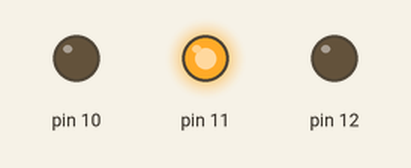
Bench run of a sketch on a simulated Arduino Uno, built with avr-gcc and run on an emulated ATmega328P. Parts: output pins drawn as LEDs (lit = HIGH). What the sketch prints to the serial monitor is not drawn.

Above: at 0.2 s.
At 1.2 s:
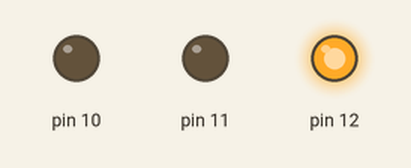
At 2.2 s:
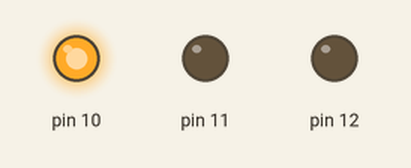
At 5.7 s:
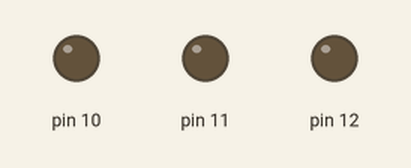
Timing chart, 0 to 6.9 s (numbered marks = the images above):
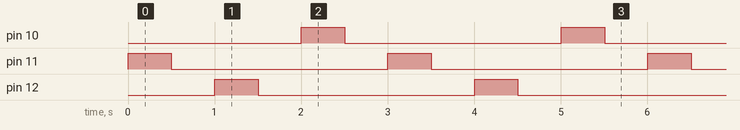

Measured:
- by itself, pin 10–12: alternates HIGH for 0.50 s and LOW for 2.5 s
- by itself, everything shown: repeats every 3.0 s, in 6 steps

The sketch:

3Becuri_Razvi.ino
```cpp
#include <SoftwareSerial.h>

int loopCount=0;

void setup()
{
  Serial.begin(9600);
  pinMode(12, OUTPUT);
  pinMode(11, OUTPUT);
  pinMode(10, OUTPUT);
}

void loop()
{
  loopCount++;
  digitalWrite(10+loopCount%3, HIGH);
  delay(500);
  Serial.println("--------");
  Serial.println("loopCount:");
  Serial.println(loopCount);
  Serial.println("12:");
  Serial.println(digitalRead(12));
  Serial.println("11:");
  Serial.println(digitalRead(11));
  Serial.println("10:");
  Serial.println(digitalRead(10));
  Serial.println("--------");
  digitalWrite(10+loopCount%3, LOW);
  delay(500);
  Serial.println("--------");
  Serial.println("loopCount:");
  Serial.println(loopCount);
  Serial.println("12:");
  Serial.println(digitalRead(12));
  Serial.println("11:");
  Serial.println(digitalRead(11));
  Serial.println("10:");
  Serial.println(digitalRead(10));
  Serial.println("--------");
}
```
